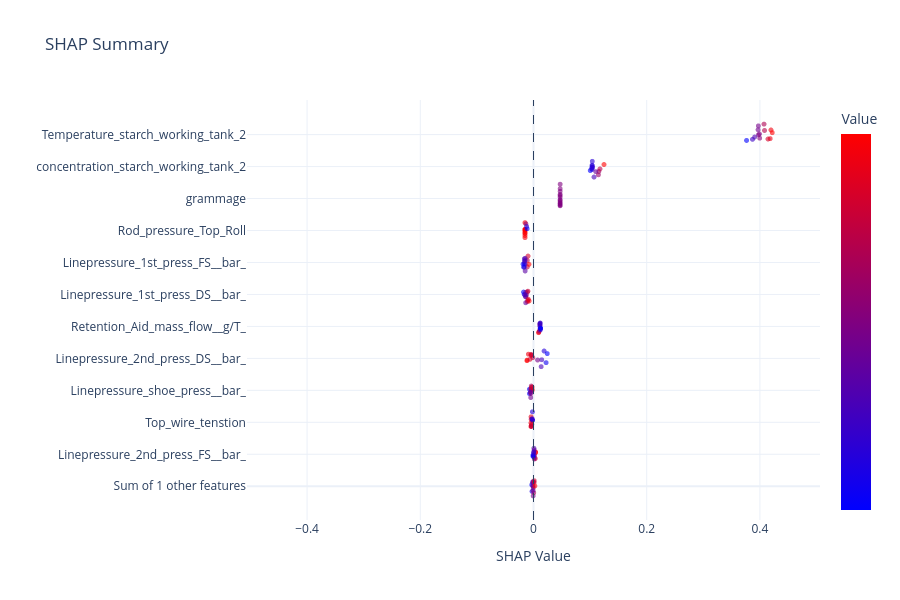

Notebook cell for this chart:
### Code cell
fig = plotly_shap_beeswarm(shap_vals, X_explain, feats, max_features=100)
fig.show()

### Figure 1 — Plotly figure (JSON) as saved in the notebook; plotly's stock layout.template omitted (floating-point values rounded to 4 significant figures)
{"data": [{"customdata": [46.57, 46.63, 46.72, 46.76, 46.83, 46.94, 46.75, 46.84, 46.82, 46.81, 46.86, 47.02, 47.14, 47.03], "hovertemplate": "<b>Sum of other features</b><br>SHAP: %{x:.3f}<br>Value: %{customdata:.3f}<extra></extra>", "marker": {"color": [46.57, 46.63, 46.72, 46.76, 46.83, 46.94, 46.75, 46.84, 46.82, 46.81, 46.86, 47.02, 47.14, 47.03], "colorbar": {"showticklabels": false, "title": {"text": "Value"}}, "colorscale": [[0, "rgb(0,0,255)"], [1, "rgb(255,0,0)"]], "opacity": 0.6, "showscale": true, "size": 5}, "mode": "markers", "showlegend": false, "type": "scattergl", "x": [-0.003117, -0.002521, -0.001623, -0.001238, -0.000591, 0.0004711, -0.00137, -0.0004696, -0.0007448, -0.000802, -0.0003671, 0.001211, 0.002428, 0.001332], "y": [0.06094, -0.208, 0.1501, 0.1881, -0.3902, -0.2604, 0.02557, -0.06325, -0.00336, -0.1706, 0.1759, 0.1556, 0.01321, 0.2254]}, {"customdata": [96.73, 96.73, 96.73, 96.73, 96.73, 96.73, 96.73, 96.73, 96.73, 96.73, 96.73, 96.73, 96.73, 96.73], "hovertemplate": "<b>Linepressure_2nd_press_FS__bar_</b><br>SHAP: %{x:.3f}<br>Value: %{customdata:.3f}<extra></extra>", "marker": {"color": [96.73, 96.73, 96.73, 96.73, 96.73, 96.73, 96.73, 96.73, 96.73, 96.73, 96.73, 96.73, 96.73, 96.73], "colorscale": [[0, "rgb(0,0,255)"], [1, "rgb(255,0,0)"]], "opacity": 0.6, "showscale": false, "size": 5}, "mode": "markers", "showlegend": false, "type": "scattergl", "x": [0.003645, 0.003281, 0.003936, 0.001415, 0.001262, 0.0002995, 0.001897, 0.001531, 0.0007157, -0.000811, -0.0008049, -0.0002598, 0.0006141, 0.0001758], "y": [1.394, 1.128, 1.374, 1.108, 1.476, 1.29, 1.263, 1.164, 1.545, 1.269, 1.214, 1.23, 1.406, 1.373]}, {"customdata": [8.019, 8.017, 8.018, 8.022, 8.025, 8.027, 8.027, 8.028, 8.028, 8.029, 8.025, 8.021, 8.02, 8.018], "hovertemplate": "<b>Top_wire_tenstion</b><br>SHAP: %{x:.3f}<br>Value: %{customdata:.3f}<extra></extra>", "marker": {"color": [8.019, 8.017, 8.018, 8.022, 8.025, 8.027, 8.027, 8.028, 8.028, 8.029, 8.025, 8.021, 8.02, 8.018], "colorscale": [[0, "rgb(0,0,255)"], [1, "rgb(255,0,0)"]], "opacity": 0.6, "showscale": false, "size": 5}, "mode": "markers", "showlegend": false, "type": "scattergl", "x": [-0.0022, -0.001505, -0.001912, -0.002902, -0.003482, -0.003943, -0.004172, -0.004251, -0.004465, -0.004586, -0.003743, -0.002628, -0.002398, -0.001923], "y": [2.683, 2.686, 3.028, 2.519, 2.498, 2.437, 2.723, 2.826, 2.577, 2.432, 2.435, 2.73, 2.749, 2.709]}, {"customdata": [101.5, 101.5, 101.5, 101.5, 101.5, 101.5, 101.5, 101.5, 101.5, 101.5, 101.5, 101.5, 101.5, 101.5], "hovertemplate": "<b>Linepressure_shoe_press__bar_</b><br>SHAP: %{x:.3f}<br>Value: %{customdata:.3f}<extra></extra>", "marker": {"color": [101.5, 101.5, 101.5, 101.5, 101.5, 101.5, 101.5, 101.5, 101.5, 101.5, 101.5, 101.5, 101.5, 101.5], "colorscale": [[0, "rgb(0,0,255)"], [1, "rgb(255,0,0)"]], "opacity": 0.6, "showscale": false, "size": 5}, "mode": "markers", "showlegend": false, "type": "scattergl", "x": [-0.007104, -0.007114, -0.003877, -0.004888, -0.003994, -0.004283, -0.00252, -0.00202, -0.002952, -0.00335, -0.004915, -0.005048, -0.005736, -0.00447], "y": [3.767, 3.946, 3.923, 3.944, 4.074, 3.945, 4.036, 3.914, 3.958, 4.026, 3.609, 3.836, 3.806, 3.772]}, {"customdata": [100.5, 100.5, 100.5, 100.5, 100.5, 100.5, 100.5, 100.5, 100.5, 100.5, 100.5, 100.5, 100.5, 100.5], "hovertemplate": "<b>Linepressure_2nd_press_DS__bar_</b><br>SHAP: %{x:.3f}<br>Value: %{customdata:.3f}<extra></extra>", "marker": {"color": [100.5, 100.5, 100.5, 100.5, 100.5, 100.5, 100.5, 100.5, 100.5, 100.5, 100.5, 100.5, 100.5, 100.5], "colorscale": [[0, "rgb(0,0,255)"], [1, "rgb(255,0,0)"]], "opacity": 0.6, "showscale": false, "size": 5}, "mode": "markers", "showlegend": false, "type": "scattergl", "x": [0.01458, 0.01875, 0.02223, 0.02426, 0.01352, 0.007224, -0.001208, -0.004264, -0.003598, -0.004415, -0.01117, -0.01162, -0.009017, -0.006303], "y": [5.145, 5.499, 5.027, 5.394, 4.863, 5.133, 5.233, 5.317, 5.342, 5.359, 5.13, 5.108, 5.372, 5.162]}, {"customdata": [177.7, 177.2, 176.1, 175.6, 175.3, 174.6, 174.8, 175.0, 174.7, 174.7, 174.7, 174.2, 173.8, 173.9], "hovertemplate": "<b>Retention_Aid_mass_flow__g/T_</b><br>SHAP: %{x:.3f}<br>Value: %{customdata:.3f}<extra></extra>", "marker": {"color": [177.7, 177.2, 176.1, 175.6, 175.3, 174.6, 174.8, 175.0, 174.7, 174.7, 174.7, 174.2, 173.8, 173.9], "colorscale": [[0, "rgb(0,0,255)"], [1, "rgb(255,0,0)"]], "opacity": 0.6, "showscale": false, "size": 5}, "mode": "markers", "showlegend": false, "type": "scattergl", "x": [0.008951, 0.009409, 0.01045, 0.0109, 0.01125, 0.01192, 0.01173, 0.01148, 0.01169, 0.01178, 0.01179, 0.01223, 0.01259, 0.01245], "y": [6.245, 6.273, 6.316, 6.599, 6.528, 6.638, 6.415, 6.532, 6.625, 6.438, 6.591, 6.368, 6.427, 6.424]}, {"customdata": [77.55, 77.55, 77.54, 77.53, 77.53, 77.54, 77.55, 77.54, 77.54, 77.54, 77.54, 77.55, 77.55, 77.55], "hovertemplate": "<b>Linepressure_1st_press_DS__bar_</b><br>SHAP: %{x:.3f}<br>Value: %{customdata:.3f}<extra></extra>", "marker": {"color": [77.55, 77.55, 77.54, 77.53, 77.53, 77.54, 77.55, 77.54, 77.54, 77.54, 77.54, 77.55, 77.55, 77.55], "colorscale": [[0, "rgb(0,0,255)"], [1, "rgb(255,0,0)"]], "opacity": 0.6, "showscale": false, "size": 5}, "mode": "markers", "showlegend": false, "type": "scattergl", "x": [-0.01029, -0.01079, -0.01423, -0.01643, -0.01754, -0.0137, -0.009854, -0.01259, -0.01332, -0.01509, -0.01382, -0.01075, -0.007728, -0.009057], "y": [7.561, 7.897, 7.706, 7.802, 7.896, 7.889, 7.933, 7.78, 7.715, 7.784, 7.463, 7.511, 7.535, 7.601]}, {"customdata": [78.23, 78.23, 78.24, 78.23, 78.22, 78.22, 78.22, 78.22, 78.22, 78.21, 78.22, 78.22, 78.22, 78.22], "hovertemplate": "<b>Linepressure_1st_press_FS__bar_</b><br>SHAP: %{x:.3f}<br>Value: %{customdata:.3f}<extra></extra>", "marker": {"color": [78.23, 78.23, 78.24, 78.23, 78.22, 78.22, 78.22, 78.22, 78.22, 78.21, 78.22, 78.22, 78.22, 78.22], "colorscale": [[0, "rgb(0,0,255)"], [1, "rgb(255,0,0)"]], "opacity": 0.6, "showscale": false, "size": 5}, "mode": "markers", "showlegend": false, "type": "scattergl", "x": [-0.01095, -0.01085, -0.007999, -0.00965, -0.01503, -0.0162, -0.01611, -0.01627, -0.01749, -0.01839, -0.01482, -0.01475, -0.01477, -0.01599], "y": [9.18, 8.919, 9.024, 9.36, 9.029, 9.248, 8.913, 9.059, 8.91, 9.032, 9.268, 8.755, 9.187, 9.148]}, {"customdata": [1.605, 1.605, 1.608, 1.609, 1.607, 1.607, 1.606, 1.608, 1.608, 1.609, 1.609, 1.558, 1.521, 1.493], "hovertemplate": "<b>Rod_pressure_Top_Roll</b><br>SHAP: %{x:.3f}<br>Value: %{customdata:.3f}<extra></extra>", "marker": {"color": [1.605, 1.605, 1.608, 1.609, 1.607, 1.607, 1.606, 1.608, 1.608, 1.609, 1.609, 1.558, 1.521, 1.493], "colorscale": [[0, "rgb(0,0,255)"], [1, "rgb(255,0,0)"]], "opacity": 0.6, "showscale": false, "size": 5}, "mode": "markers", "showlegend": false, "type": "scattergl", "x": [-0.01497, -0.01499, -0.01507, -0.01512, -0.01502, -0.01507, -0.01501, -0.01506, -0.01508, -0.01521, -0.01512, -0.01345, -0.01218, -0.01128], "y": [10.28, 10.11, 10.41, 10.29, 10.45, 10.4, 10.72, 10.35, 10.2, 10.44, 10.44, 10.67, 10.57, 10.47]}, {"customdata": [120, 120, 120, 120, 120, 120, 120, 120, 120, 120, 120, 120, 120, 120], "hovertemplate": "<b>grammage</b><br>SHAP: %{x:.3f}<br>Value: %{customdata:.3f}<extra></extra>", "marker": {"color": [120, 120, 120, 120, 120, 120, 120, 120, 120, 120, 120, 120, 120, 120], "colorscale": [[0, "rgb(0,0,255)"], [1, "rgb(255,0,0)"]], "opacity": 0.6, "showscale": false, "size": 5}, "mode": "markers", "showlegend": false, "type": "scattergl", "x": [0.04708, 0.04707, 0.04707, 0.04708, 0.04708, 0.04708, 0.04705, 0.04706, 0.04706, 0.04705, 0.04706, 0.04705, 0.04707, 0.04707], "y": [11.99, 11.46, 11.57, 11.51, 11.62, 11.42, 11.83, 11.66, 11.41, 11.5, 11.76, 11.87, 12.1, 12.28]}, {"customdata": [0.6899, 0.6804, 0.6714, 0.6678, 0.6644, 0.6669, 0.6678, 0.6676, 0.6682, 0.6683, 0.6689, 0.6748, 0.6796, 0.6824], "hovertemplate": "<b>concentration_starch_working_tank_2</b><br>SHAP: %{x:.3f}<br>Value: %{customdata:.3f}<extra></extra>", "marker": {"color": [0.6899, 0.6804, 0.6714, 0.6678, 0.6644, 0.6669, 0.6678, 0.6676, 0.6682, 0.6683, 0.6689, 0.6748, 0.6796, 0.6824], "colorscale": [[0, "rgb(0,0,255)"], [1, "rgb(255,0,0)"]], "opacity": 0.6, "showscale": false, "size": 5}, "mode": "markers", "showlegend": false, "type": "scattergl", "x": [0.1245, 0.1155, 0.107, 0.1035, 0.1002, 0.1027, 0.1035, 0.1032, 0.1039, 0.104, 0.1045, 0.1102, 0.1146, 0.1174], "y": [13.08, 12.8, 12.57, 13.05, 12.84, 12.92, 12.88, 12.97, 13.21, 13.03, 12.97, 12.79, 12.67, 12.9]}, {"customdata": [79.2, 79.19, 79.21, 79.19, 79.14, 79.02, 79.11, 79.21, 79.28, 79.37, 79.29, 79.34, 79.38, 79.4], "hovertemplate": "<b>Temperature_starch_working_tank_2</b><br>SHAP: %{x:.3f}<br>Value: %{customdata:.3f}<extra></extra>", "marker": {"color": [79.2, 79.19, 79.21, 79.19, 79.14, 79.02, 79.11, 79.21, 79.28, 79.37, 79.29, 79.34, 79.38, 79.4], "colorscale": [[0, "rgb(0,0,255)"], [1, "rgb(255,0,0)"]], "opacity": 0.6, "showscale": false, "size": 5}, "mode": "markers", "showlegend": false, "type": "scattergl", "x": [0.3973, 0.3973, 0.3991, 0.3967, 0.3906, 0.3764, 0.3869, 0.3996, 0.4072, 0.4181, 0.4081, 0.4142, 0.4195, 0.4218], "y": [14.29, 14.65, 14.33, 14.5, 14.2, 14.06, 14.11, 14.15, 14.73, 14.14, 14.47, 14.12, 14.49, 14.38]}], "layout": {"height": 600, "hovermode": "closest", "shapes": [{"line": {"dash": "dash", "width": 1}, "type": "line", "x0": 0, "x1": 0, "xref": "x", "y0": 0, "y1": 1, "yref": "y domain"}], "title": {"text": "SHAP Summary"}, "xaxis": {"range": [-0.5061, 0.5061], "title": {"text": "SHAP Value"}}, "yaxis": {"ticktext": ["Sum of 1 other features", "Linepressure_2nd_press_FS__bar_", "Top_wire_tenstion", "Linepressure_shoe_press__bar_", "Linepressure_2nd_press_DS__bar_", "Retention_Aid_mass_flow__g/T_", "Linepressure_1st_press_DS__bar_", "Linepressure_1st_press_FS__bar_", "Rod_pressure_Top_Roll", "grammage", "concentration_starch_working_tank_2", "Temperature_starch_working_tank_2"], "tickvals": [0, 1.3, 2.6, 3.9, 5.2, 6.5, 7.8, 9.1, 10.4, 11.7, 13, 14.3], "title": {"text": ""}}}}
